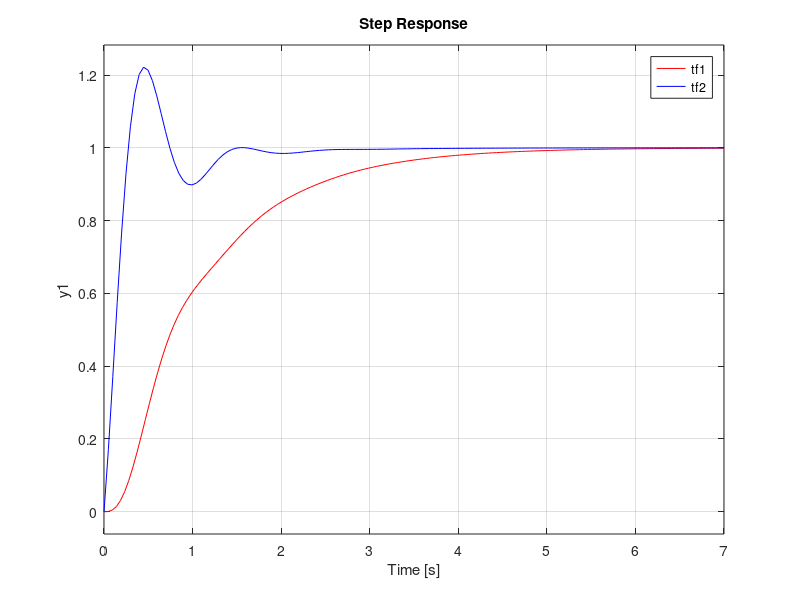

MATLAB code for this plot: (Note: this script raises an error after producing the figure.)
tf1 = tf(1, [1, 6, 45, 0]);
tf2 = tf([0.075, 1, 1], [1, 3, 5, 0]);
K = 40;
sys1 = (K* tf1)/(1 + K * tf1);
sys2 = (K* tf2)/(1 + K * tf2);
step(sys1, 'r', sys2, 'b')
hold on;
legend('tf1','tf2');
grid on;
info1 = stepinfo(sys1)
info2 = stepinfo(sys2)